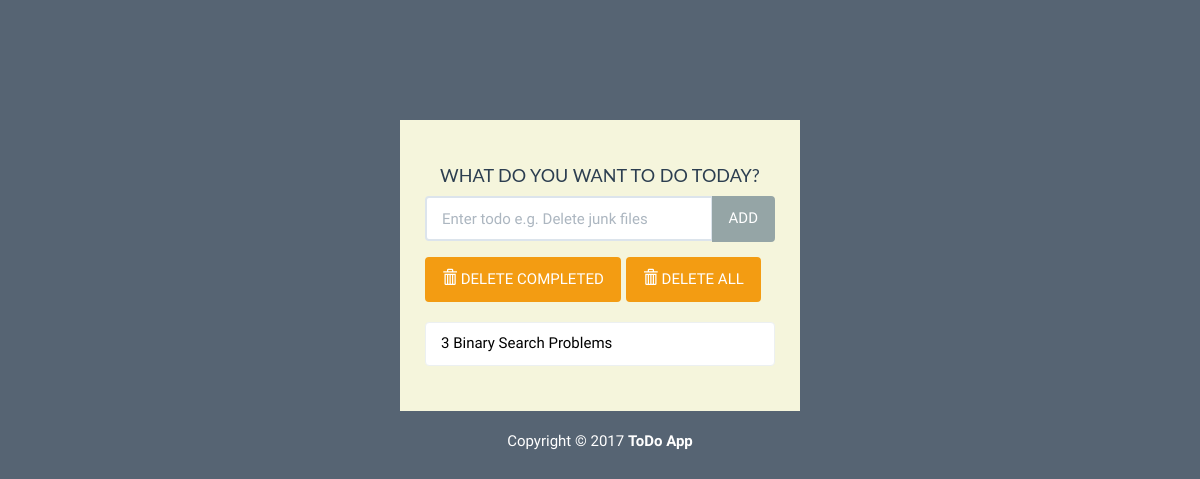
Before: / with the older database file.
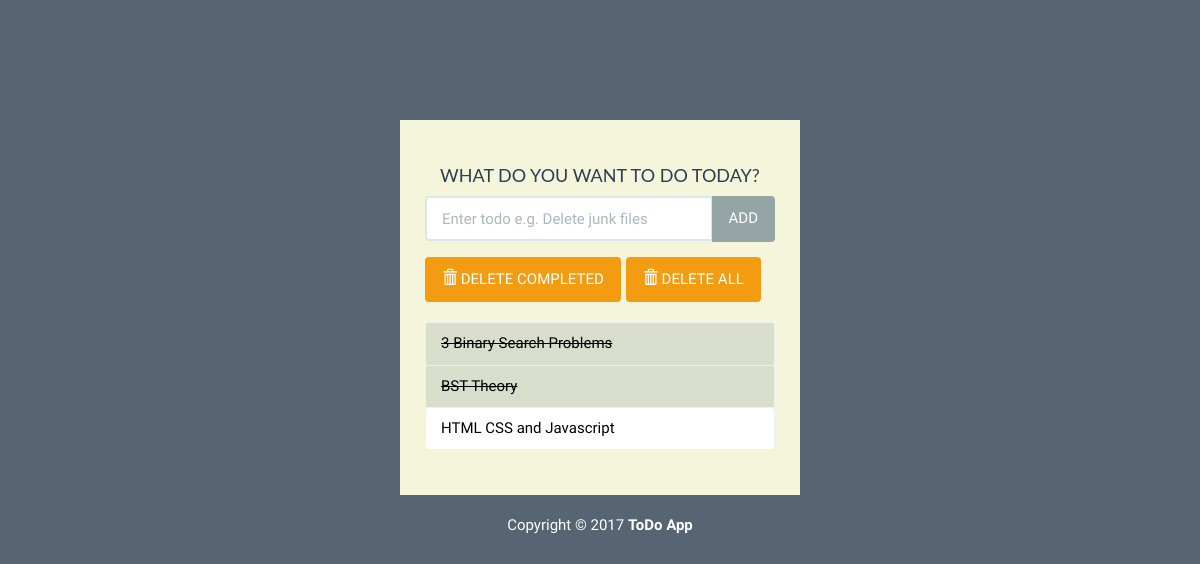
After: the same page with the newer database file.
### todo/models.py (models this page shows, shortened)
class Todo(models.Model):
    text = models.CharField(max_length=40)
    complete = models.BooleanField(default=False)

### todo/views.py (the view)
# urls.py: path('', views.index, name='index'),
def index(request):
    todo_list = Todo.objects.order_by('id')
    form = TodoForm()
    context = {'todo_list' : todo_list, 'form' : form}
    return render(request, 'todo/index.html', context)

### todo/forms.py
class TodoForm(forms.Form):
    text = forms.CharField(max_length=40,
        widget=forms.TextInput(
            attrs={'class' : 'form-control', 'placeholder' : 'Enter todo e.g. Delete junk files', 'aria-label' : 'Todo', 'aria-describedby' : 'add-btn'}))

### todo/templates/todo/index.html (shortened to what this page needs)
{% load static %}
<!DOCTYPE html>
<html lang="en">
	<head>
		<link rel="stylesheet" href="{% static 'todo/bs/css/flatly.min.css' %}" />
		<link rel="stylesheet" href="{% static 'todo/styles.css' %}" />
	</head>
	<body>
		<div class="container-fluid" id="wrapper">
			<div class="row">
				<div class="col-lg-4 col-lg-offset-4" id="content">
					<h2>WHAT DO YOU WANT TO DO TODAY?</h2>
					<form action="{% url 'add' %}" method="POST" role="form">
						<div class="form-group">
							<div class="input-group">
							  {{ form.text }}
							  <span class="input-group-btn">
								  <button type="submit" class="btn btn-default" id="add-btn">ADD</button>
							  </span>
							</div>
						</div>
					</form>
					<div class="row t10">
						<div class="col-lg-12">
							<div class="btn-toolbar">
								<div class="btn-group">
									<a href="{% url 'deletecomplete' %}"><button type="button" class="btn btn-warning" name="deleteComplete">
										<i class="glyphicon glyphicon-trash"></i> DELETE COMPLETED
									</button></a>
								</div>
								<div class="btn-group">
									<a href="{% url 'deleteall' %}"><button type="button" class="btn btn-warning">
										<i class="glyphicon glyphicon-trash"></i> DELETE ALL
									</button></a>
								</div>
							</div>
						</div>
					</div>
					<ul class="list-group t20">
						{% for todo in todo_list %}
							{% if todo.complete %}
							<li class="list-group-item todo-completed">{{ todo.text }}</li>
							{% else %}
							<a href="{% url 'complete' todo.id %}"><li class="list-group-item">{{ todo.text }}</li></a>
							{% endif %}
						{% endfor %}
					</ul>
				</div>
			</div>
			<footer>
				<div class="row pad">
					<div class="col-lg-12 text-center">
						Copyright &copy; 2017 <strong>ToDo App</strong>
					</div>
				</div>
			</footer>
		</div>
	</body>
</html>

### todo/static/todo/styles.css (style rules this page uses)
body { background: rgba(44, 62, 80, .8); font-family: 'Oswald', 'Futura', sans-serif; }
#wrapper { margin-top: 10% !important; }
#content { background: beige; padding: 25px; }
#content > h2 { font-size: 18px; text-align: center; padding-top: 0; }
.t10 { margin-top: 10px; }
.t20 { margin-top: 20px; }
.todo-completed { text-decoration: line-through; background: rgba(149, 165, 166, .3); }
footer { margin-top: 20px; color: white; }
.list-group-item { color: black; }

Changed rows visible on the page:
changed Todo "3 Binary Search Problems": complete False → True (drawn)
added Todo: text "BST Theory"
added Todo: text "HTML CSS and Javascript"
